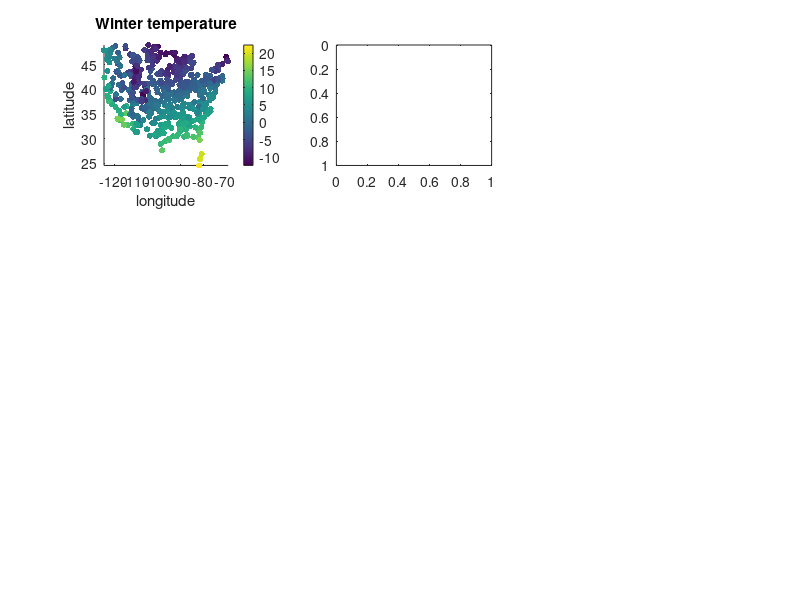

The MATLAB source for this figure: (Note: this script raises an error after producing the figure.)
%set paths to course files and download UStemp.mat from the homepage
%% load data
load UStemp.mat

%% plot observations
figure(1)
subplot(331)
scatter(X(:,1), X(:,2), 20, Y, 'filled')
axis xy tight; hold off; colorbar
title('Winter temperature'); xlabel('longitude'); ylabel('latitude')

%plot long+lat+elevation (prediction surface + at observations sites)
for i=1:5
  subplot(3, 3, i+1)
  imagesc([min(X_grid(:,1)) max(X_grid(:,1))], ...
    [max(X_grid(:,2)) min(X_grid(:,2))], ...
    reshape(X_grid(:,i),sz_grid), ...
    'alphadata', ~isnan(reshape(X_grid(:,3),sz_grid)))
  hold on
  scatter(X(:,1), X(:,2), 20, X(:,i), ...
    'filled','markeredgecolor','k')
  axis xy tight; hold off; colorbar
  title(names{i})
end
subplot(3, 3, 7)
imagesc([min(X_grid(:,1)) max(X_grid(:,1))], ...
	[max(X_grid(:,2)) min(X_grid(:,2))], ...
	reshape(min(X_grid(:,4),X_grid(:,5)),sz_grid), ...
	'alphadata', ~isnan(reshape(X_grid(:,3),sz_grid)))
hold on
scatter(X(:,1), X(:,2), 20, min(X(:,4),X(:,5)), ...
	'filled','markeredgecolor','k')
axis xy tight; hold off; colorbar
title('distance to any coast')

figure
imagesc([min(X_grid(:,1)) max(X_grid(:,1))], ...
    [max(X_grid(:,2)) min(X_grid(:,2))], ...
    reshape(X_grid(:,3),sz_grid), ...
    'alphadata', ~isnan(reshape(X_grid(:,3),sz_grid)))
hold on
scatter(X(:,1), X(:,2), 20, X(:,3), ...
    'filled','markeredgecolor','k')
axis xy tight; hold off; colorbar
title(names{3})

%% perform a linear regression on latitude and elevation
X_reg = [ones(size(Y,1),1) X(:,2:3)];
[b, bint] = regress(Y, X_reg);

%% use regression to predict at observation sites
Y_pred = X_reg*b;
%at validation sites
Xv_reg = [ones(size(X_valid,1),1) X_valid(:,2:3)];
Yv_pred = Xv_reg*b;
%and at the grid locations. Note that we need to handle the NaN values
%marking water.
I_land = ~any(isnan(X_grid),2);
X_grid_reg = [ones(sum(I_land),1) X_grid(I_land,2:3)];
%extract covariates (elevation) for the prediction locations
Y_grid = nan(sz_grid);
Y_grid(I_land) = X_grid_reg*b;

%% and plot the results
%First plot the gridded reconstructions along with observations
figure(2)
subplot(221)
imagesc([min(X_grid(:,1)) max(X_grid(:,1))], ...
  [max(X_grid(:,2)) min(X_grid(:,2))], Y_grid, ...
  'alphadata', reshape(I_land,sz_grid))
hold on
scatter(X(:,1), X(:,2), 20, Y, ...
  'filled','markeredgecolor','k')
scatter(X_valid(:,1), X_valid(:,2), 20, Y_valid, ...
  'filled','markeredgecolor','r')
axis xy tight; hold off; colorbar
title('Gridded predictions')

%then the gridded reconstructions and predictions
subplot(222)
imagesc([min(X_grid(:,1)) max(X_grid(:,1))], ...
  [max(X_grid(:,2)) min(X_grid(:,2))], Y_grid, ...
  'alphadata', reshape(I_land,sz_grid))
hold on
scatter(X(:,1), X(:,2), 20, Y_pred, ...
  'filled','markeredgecolor','k')
scatter(X_valid(:,1), X_valid(:,2), 20, Yv_pred, ...
  'filled','markeredgecolor','r')
axis xy tight; hold off; colorbar
title('Gridded predictions')

%and residuals
subplot(223)
scatter(X(:,1), X(:,2), 20, Y-Y_pred, ...
  'filled','markeredgecolor','k')
hold on
scatter(X_valid(:,1), X_valid(:,2), 20, Y_valid-Yv_pred, ...
  'filled','markeredgecolor','r')

subplot(224)
plot(Y-Y_pred, '.')
